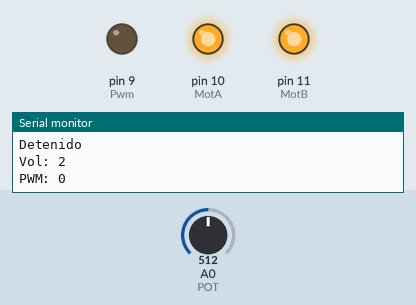
Simulated run of this sketch. Board: Arduino Uno, built with avr-gcc and run on an emulated ATmega328P. Shown: output pins drawn as LEDs (lit = HIGH), the last lines printed to the serial monitor. Inputs (shaded band) come from the test bench; at power-on: A0 (POT) = 512.

Above: at 1.8 s.
1.9 s: A0 (POT) set to 418
3.4 s: A0 (POT) set to 409
At 5.0 s:
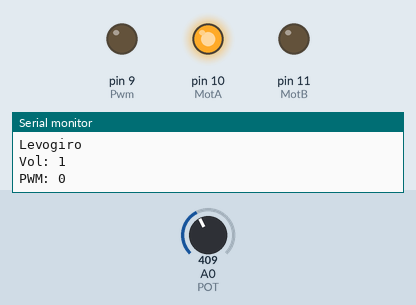
5.5 s: A0 (POT) set to 900
At 6.6 s:
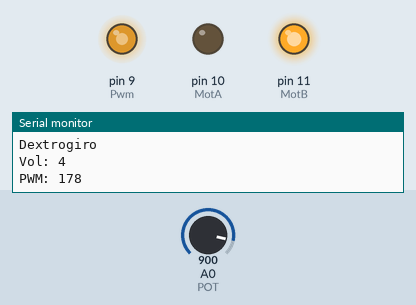
7.5 s: A0 (POT) set to 1023
At 9.2 s:
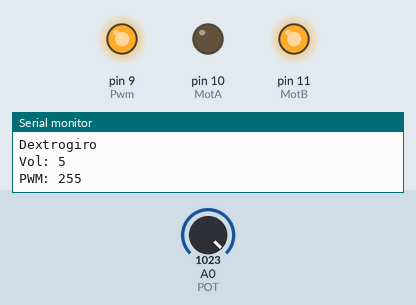
9.5 s: A0 (POT) set to 716
At 10.9 s:
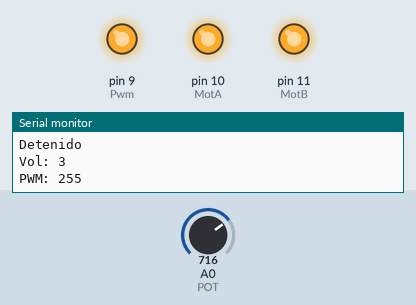
11.5 s: A0 (POT) set to 306
At 12.5 s:
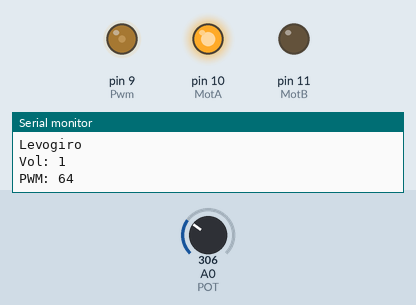
Timing chart, 0 to 14.5 s (numbered marks = the images above; inputs shaded):
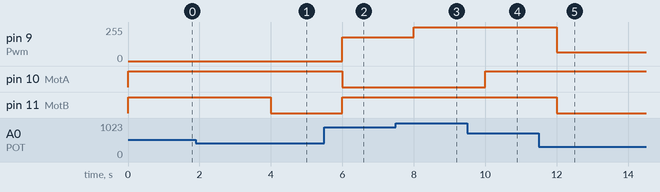

The sketch:

P5A3-GiroPWM.ino
```cpp
#define POT A0
#define MotA 10
#define MotB 11
#define Pwm 9

float POTValue;
int voltajeLeido, SuministroPWM;

void setup() {
  pinMode(MotA, OUTPUT);
  pinMode(MotB, OUTPUT);
  pinMode(Pwm, OUTPUT);
  Serial.begin(9600);
}

void loop() {
  POTValue = analogRead(POT);
  voltajeLeido = map(POTValue, 0, 1023, 0, 5);

  if( 0 < voltajeLeido && voltajeLeido < 2){
    SuministroPWM = map(POTValue,410,0,0,255);
    doLevoGiro();
  } else if(2 <= voltajeLeido && voltajeLeido <= 3){
    doStop();
  } else if(3 < voltajeLeido && voltajeLeido <= 5) {
    SuministroPWM = map(POTValue,615,1023,0,255);
    doDextroGiro();
  }

  analogWrite(Pwm, SuministroPWM);

  Serial.print("Vol: ");
  Serial.println(voltajeLeido);
  Serial.print("PWM: ");
  Serial.println(SuministroPWM);

  delay(1000);
}

void doLevoGiro(){
  digitalWrite(MotA, HIGH);
  digitalWrite(MotB, LOW);
  Serial.println("Levogiro");
}

void doDextroGiro(){
  digitalWrite(MotA, LOW);
  digitalWrite(MotB, HIGH);
  Serial.println("Dextrogiro");
}

void doStop(){
  digitalWrite(MotA, HIGH);
  digitalWrite(MotB, HIGH);
  Serial.println("Detenido");
}
```

Measured:
- the behaviour switches between 410 and 409 on A0 (POT) (found by bisection; images 0 and 1)
- after the input at 3.4 s, pin 11 (MotB): HIGH → LOW after 0.60 s
- after the input at 5.5 s, pin 9 (Pwm): 0/255 → 178/255 after 0.50 s; pin 10 (MotA): HIGH → LOW after 0.50 s; pin 11 (MotB): LOW → HIGH after 0.50 s
- after the input at 7.5 s, pin 9 (Pwm): 178/255 → 255/255 after 0.51 s
- after the input at 9.5 s, pin 10 (MotA): LOW → HIGH after 0.51 s
- after the input at 11.5 s, pin 9 (Pwm): 255/255 → 64/255 after 0.51 s; pin 11 (MotB): HIGH → LOW after 0.51 s
